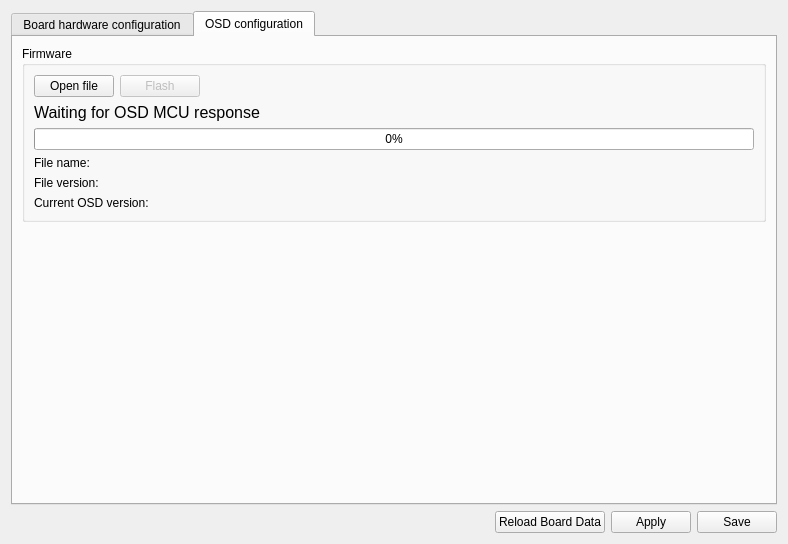
<?xml version="1.0" encoding="UTF-8"?>
<ui version="4.0">
 <class>dracoconfiguration</class>
 <widget class="QWidget" name="dracoconfiguration">
  <property name="geometry">
   <rect>
    <x>0</x>
    <y>0</y>
    <width>788</width>
    <height>544</height>
   </rect>
  </property>
  <property name="windowTitle">
   <string>Form</string>
  </property>
  <layout class="QVBoxLayout" name="verticalLayout">
   <item>
    <widget class="QTabWidget" name="tabWidget">
     <property name="currentIndex">
      <number>1</number>
     </property>
     <widget class="QWidget" name="tab">
      <attribute name="title">
       <string>Board hardware configuration</string>
      </attribute>
      <layout class="QVBoxLayout" name="verticalLayout_3">
       <item>
        <widget class="QFrame" name="portSettingsFrame">
         <property name="frameShape">
          <enum>QFrame::StyledPanel</enum>
         </property>
         <property name="frameShadow">
          <enum>QFrame::Raised</enum>
         </property>
         <layout class="QVBoxLayout" name="verticalLayout_2"/>
        </widget>
       </item>
      </layout>
     </widget>
     <widget class="QWidget" name="tab_2">
      <attribute name="title">
       <string>OSD configuration</string>
      </attribute>
      <layout class="QVBoxLayout" name="verticalLayout_5">
       <item>
        <widget class="QGroupBox" name="groupBox">
         <property name="title">
          <string>Firmware</string>
         </property>
         <layout class="QVBoxLayout" name="verticalLayout_4">
          <item>
           <layout class="QHBoxLayout" name="horizontalLayout_2">
            <item>
             <widget class="QPushButton" name="buttonOpenFwFile">
              <property name="text">
               <string>Open file</string>
              </property>
             </widget>
            </item>
            <item>
             <widget class="QPushButton" name="buttonFlashFw">
              <property name="enabled">
               <bool>false</bool>
              </property>
              <property name="text">
               <string>Flash</string>
              </property>
              <property name="autoDefault">
               <bool>true</bool>
              </property>
             </widget>
            </item>
            <item>
             <spacer name="horizontalSpacer">
              <property name="orientation">
               <enum>Qt::Horizontal</enum>
              </property>
              <property name="sizeHint" stdset="0">
               <size>
                <width>40</width>
                <height>20</height>
               </size>
              </property>
             </spacer>
            </item>
           </layout>
          </item>
          <item>
           <widget class="QLabel" name="labelFwStatus">
            <property name="font">
             <font>
              <pointsize>12</pointsize>
             </font>
            </property>
            <property name="text">
             <string>Waiting for OSD MCU response</string>
            </property>
           </widget>
          </item>
          <item>
           <widget class="QProgressBar" name="progressBar">
            <property name="value">
             <number>0</number>
            </property>
           </widget>
          </item>
          <item>
           <layout class="QFormLayout" name="formLayout">
            <item row="0" column="0">
             <widget class="QLabel" name="label">
              <property name="text">
               <string>File name:</string>
              </property>
             </widget>
            </item>
            <item row="0" column="1">
             <widget class="QLabel" name="labelFileName">
              <property name="text">
               <string/>
              </property>
             </widget>
            </item>
            <item row="1" column="0">
             <widget class="QLabel" name="label_2">
              <property name="text">
               <string>File version:</string>
              </property>
             </widget>
            </item>
            <item row="2" column="0">
             <widget class="QLabel" name="label_3">
              <property name="text">
               <string>Current OSD version:</string>
              </property>
             </widget>
            </item>
            <item row="1" column="1">
             <widget class="QLabel" name="labelFileVersion">
              <property name="text">
               <string/>
              </property>
             </widget>
            </item>
            <item row="2" column="1">
             <widget class="QLabel" name="labelFwVersion">
              <property name="text">
               <string/>
              </property>
             </widget>
            </item>
           </layout>
          </item>
         </layout>
        </widget>
       </item>
       <item>
        <spacer name="verticalSpacer">
         <property name="orientation">
          <enum>Qt::Vertical</enum>
         </property>
         <property name="sizeHint" stdset="0">
          <size>
           <width>20</width>
           <height>40</height>
          </size>
         </property>
        </spacer>
       </item>
      </layout>
     </widget>
    </widget>
   </item>
   <item>
    <layout class="QHBoxLayout" name="horizontalLayout">
     <item>
      <spacer name="horizontalSpacer_2">
       <property name="orientation">
        <enum>Qt::Horizontal</enum>
       </property>
       <property name="sizeHint" stdset="0">
        <size>
         <width>40</width>
         <height>20</height>
        </size>
       </property>
      </spacer>
     </item>
     <item>
      <widget class="QPushButton" name="ccAttitudeHelp">
       <property name="sizePolicy">
        <sizepolicy hsizetype="Fixed" vsizetype="Fixed">
         <horstretch>0</horstretch>
         <verstretch>0</verstretch>
        </sizepolicy>
       </property>
       <property name="maximumSize">
        <size>
         <width>32</width>
         <height>32</height>
        </size>
       </property>
       <property name="text">
        <string/>
       </property>
       <property name="icon">
        <iconset resource="../coreplugin/core.qrc">
         <normaloff>:/core/images/helpicon.svg</normaloff>:/core/images/helpicon.svg</iconset>
       </property>
       <property name="iconSize">
        <size>
         <width>32</width>
         <height>32</height>
        </size>
       </property>
       <property name="flat">
        <bool>true</bool>
       </property>
      </widget>
     </item>
     <item>
      <widget class="QPushButton" name="reloadButton">
       <property name="sizePolicy">
        <sizepolicy hsizetype="Minimum" vsizetype="Fixed">
         <horstretch>0</horstretch>
         <verstretch>0</verstretch>
        </sizepolicy>
       </property>
       <property name="minimumSize">
        <size>
         <width>0</width>
         <height>0</height>
        </size>
       </property>
       <property name="maximumSize">
        <size>
         <width>16777215</width>
         <height>16777215</height>
        </size>
       </property>
       <property name="toolTip">
        <string>Reloads the saved settings into GCS.
Useful if you have accidentally changed some settings.</string>
       </property>
       <property name="styleSheet">
        <string notr="true"/>
       </property>
       <property name="text">
        <string>Reload Board Data</string>
       </property>
       <property name="iconSize">
        <size>
         <width>16</width>
         <height>16</height>
        </size>
       </property>
       <property name="objrelation" stdset="0">
        <stringlist>
         <string>button:reload</string>
         <string>buttongroup:10</string>
        </stringlist>
       </property>
      </widget>
     </item>
     <item>
      <widget class="QPushButton" name="applyButton">
       <property name="text">
        <string>Apply</string>
       </property>
      </widget>
     </item>
     <item>
      <widget class="QPushButton" name="saveButton">
       <property name="toolTip">
        <string>Click to permanently save the accel bias in the CopterControl Flash.</string>
       </property>
       <property name="text">
        <string>Save</string>
       </property>
      </widget>
     </item>
    </layout>
   </item>
  </layout>
 </widget>
 <resources>
  <include location="../coreplugin/core.qrc"/>
  <include location="../coreplugin/core.qrc"/>
 </resources>
 <connections/>
</ui>
